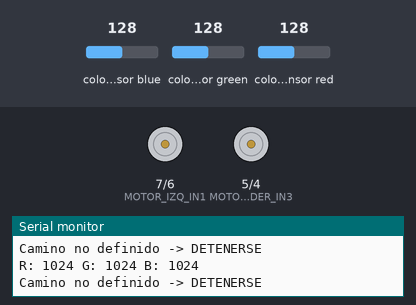
Recording of a sketch running on a simulated Arduino Uno, built with avr-gcc and run on an emulated ATmega328P. Parts: motor-driver pin pairs drawn as motors (green arrow = first pin HIGH = forward, orange = second pin HIGH = backward, longer = more drive, scaled by the enable pin), the last lines printed to the serial monitor. Inputs (shaded band) come from the test bench; at power-on: colour sensor blue 128, colour sensor green 128, colour sensor red 128.

Above: at 2.2 s.
2.3 s: colour sensor blue set to 132
At 2.8 s:
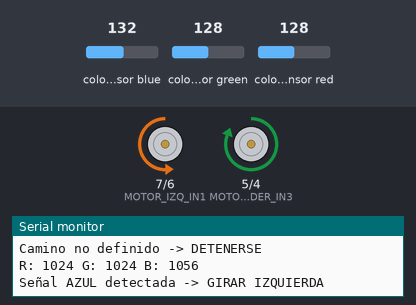
5.3 s: colour sensor green set to 191
At 7.0 s:
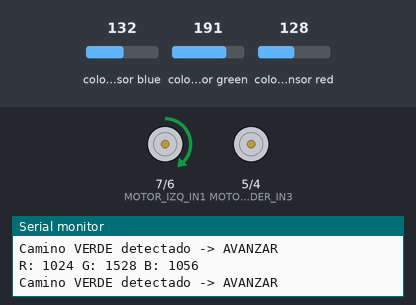
7.3 s: colour sensor red set to 250
At 7.7 s:
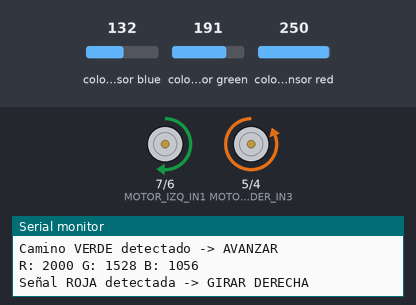
10.3 s: colour sensor blue set to 250
At 11.6 s:
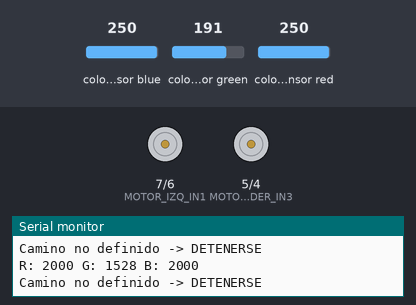
11.9 s: colour sensor blue set to 5
At 12.3 s:
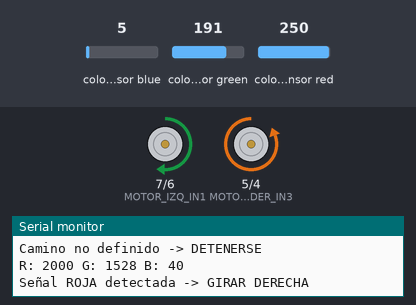
Timing chart, 0 to 15.9 s (numbered marks = the images above; inputs shaded):
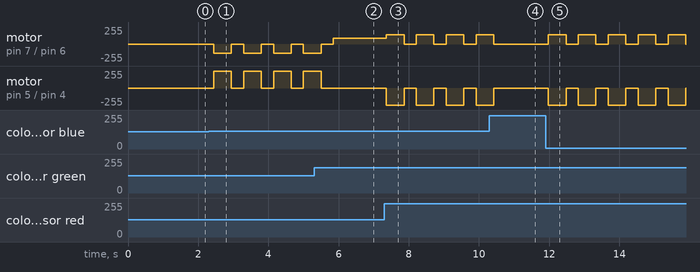

Measured:
- the behaviour switches between 128 and 129 on colour sensor blue (found by bisection; images 0 and 1)
- after the input at 2.3 s, motor on pin 7 (MOTOR_IZQ_IN1) / pin 6 (MOTOR_IZQ_IN2): alternates backward 140/255 for 0.50 s and stopped for 0.35 s, starting after 0.14 s; motor on pin 5 (MOTOR_DER_IN3) / pin 4 (MOTOR_DER_IN4): alternates forward 255/255 for 0.50 s and stopped for 0.35 s, starting after 0.14 s
- after the input at 5.3 s, motor on pin 5 (MOTOR_DER_IN3) / pin 4 (MOTOR_DER_IN4): goes on until 5.5 s, then stays stopped
- after the input at 7.3 s, motor on pin 7 (MOTOR_IZQ_IN1) / pin 6 (MOTOR_IZQ_IN2): alternates forward 140/255 for 0.50 s and stopped for 0.35 s, starting after 0.07 s; motor on pin 5 (MOTOR_DER_IN3) / pin 4 (MOTOR_DER_IN4): alternates backward 255/255 for 0.50 s and stopped for 0.35 s, starting after 0.07 s
- after the input at 10.3 s, motor on pin 7 (MOTOR_IZQ_IN1) / pin 6 (MOTOR_IZQ_IN2), motor on pin 5 (MOTOR_DER_IN3) / pin 4 (MOTOR_DER_IN4): goes on until 10.4 s, then stays stopped
- after the input at 11.9 s, motor on pin 7 (MOTOR_IZQ_IN1) / pin 6 (MOTOR_IZQ_IN2): alternates forward 140/255 for 0.50 s and stopped for 0.35 s, starting after 0.08 s; motor on pin 5 (MOTOR_DER_IN3) / pin 4 (MOTOR_DER_IN4): alternates backward 255/255 for 0.50 s and stopped for 0.35 s, starting after 0.08 s

The sketch:

movcolor.ino
```cpp
#include <Arduino.h>
#include <Wire.h>
#include "Adafruit_TCS34725.h"

// Pines del Driver L298N
const int MOTOR_IZQ_IN1 = 7;
const int MOTOR_IZQ_IN2 = 6;
const int MOTOR_DER_IN3 = 5;
const int MOTOR_DER_IN4 = 4;
const int MOTOR_IZQ_ENA = 2;
const int MOTOR_DER_ENB = 3;

// Pines del Sensor Ultrasónico HC-SR04
const int TRIG_PIN = 9;
const int ECHO_PIN = 10;

// Objeto del Sensor de Color TCS34725
Adafruit_TCS34725 tcs = Adafruit_TCS34725(TCS34725_INTEGRATIONTIME_50MS, TCS34725_GAIN_4X);

// --- CONSTANTES DE COMPORTAMIENTO ---
const int UMBRAL_OBSTACULO = 15;
const int VELOCIDAD_AVANCE = 90;  // Con ENA en pin 2, esto apagará el motor izq.
const int VELOCIDAD_GIRO   = 140; // Mayor a 128 para que el motor izq. encienda en giros.

// --- DECLARACIÓN DE FUNCIONES ---
void avanzar();
void retroceder();
void detenerse();
void girarDerecha();
void girarIzquierda();
void evadirObstaculo();
int leerDistancia();

// --- SETUP: INICIALIZACIÓN DE COMPONENTES ---
void setup() {
  Serial.begin(9600);
  Serial.println("Iniciando Robot Navegante por Color...");

  // Inicializar Motor
  pinMode(MOTOR_IZQ_IN1, OUTPUT);
  pinMode(MOTOR_IZQ_IN2, OUTPUT);
  pinMode(MOTOR_DER_IN3, OUTPUT);
  pinMode(MOTOR_DER_IN4, OUTPUT);
  pinMode(MOTOR_IZQ_ENA, OUTPUT);
  pinMode(MOTOR_DER_ENB, OUTPUT);

  // Inicializar Sensor Ultrasónico
  pinMode(TRIG_PIN, OUTPUT);
  pinMode(ECHO_PIN, INPUT);

  // Inicializar Sensor de Color
  if (tcs.begin()) {
    Serial.println("Sensor de color TCS34725 encontrado!");
  } else {
    Serial.println("No se encontró el sensor TCS34725. Revisa las conexiones.");
    while (1);
  }

  detenerse();
  Serial.println("Robot listo.");
  delay(1000);
}

// --- LOOP: CICLO PRINCIPAL DEL ROBOT ---
void loop() {
    uint16_t r, g, b, c;
    tcs.getRawData(&r, &g, &b, &c);

    Serial.print("R: "); Serial.print(r);
    Serial.print(" G: "); Serial.print(g);
    Serial.print(" B: "); Serial.print(b);
    Serial.println();

    // LÓGICA DE DECISIÓN BASADA EN COLOR
    if (g > r && g > b && g > 80) {
      Serial.println("Camino VERDE detectado -> AVANZAR");
      avanzar();
    } else if (r > g && r > b && r > 80) {
      Serial.println("Señal ROJA detectada -> GIRAR DERECHA");
      girarDerecha();
      delay(500);
      detenerse();
      delay(200);
    } else if (b > r && b > g && b > 80) {
      Serial.println("Señal AZUL detectada -> GIRAR IZQUIERDA");
      girarIzquierda();
      delay(500);
      detenerse();
      delay(200);
    } else {
      Serial.println("Camino no definido -> DETENERSE");
      detenerse();
    }


  delay(100);
}

// --- FUNCIONES DE MOVIMIENTO ---

void avanzar() {
  digitalWrite(MOTOR_IZQ_IN1, HIGH);
  digitalWrite(MOTOR_IZQ_IN2, LOW);
  digitalWrite(MOTOR_DER_IN3, HIGH);
  digitalWrite(MOTOR_DER_IN4, LOW);
  analogWrite(MOTOR_IZQ_ENA, VELOCIDAD_AVANCE);
  analogWrite(MOTOR_DER_ENB, VELOCIDAD_AVANCE);
}

void retroceder() {
  digitalWrite(MOTOR_IZQ_IN1, LOW);
  digitalWrite(MOTOR_IZQ_IN2, HIGH);
  digitalWrite(MOTOR_DER_IN3, LOW);
  digitalWrite(MOTOR_DER_IN4, HIGH);
  analogWrite(MOTOR_IZQ_ENA, VELOCIDAD_GIRO);
  analogWrite(MOTOR_DER_ENB, VELOCIDAD_GIRO);
}

void detenerse() {
  analogWrite(MOTOR_IZQ_ENA, 0);
  analogWrite(MOTOR_DER_ENB, 0);
}

void girarDerecha() {
  digitalWrite(MOTOR_IZQ_IN1, HIGH);
  digitalWrite(MOTOR_IZQ_IN2, LOW);
  digitalWrite(MOTOR_DER_IN3, LOW);
  digitalWrite(MOTOR_DER_IN4, HIGH);
  analogWrite(MOTOR_IZQ_ENA, VELOCIDAD_GIRO);
  analogWrite(MOTOR_DER_ENB, VELOCIDAD_GIRO);
}

void girarIzquierda() {
  digitalWrite(MOTOR_IZQ_IN1, LOW);
  digitalWrite(MOTOR_IZQ_IN2, HIGH);
  digitalWrite(MOTOR_DER_IN3, HIGH);
  digitalWrite(MOTOR_DER_IN4, LOW);
  analogWrite(MOTOR_IZQ_ENA, VELOCIDAD_GIRO);
  analogWrite(MOTOR_DER_ENB, VELOCIDAD_GIRO);
}
```
